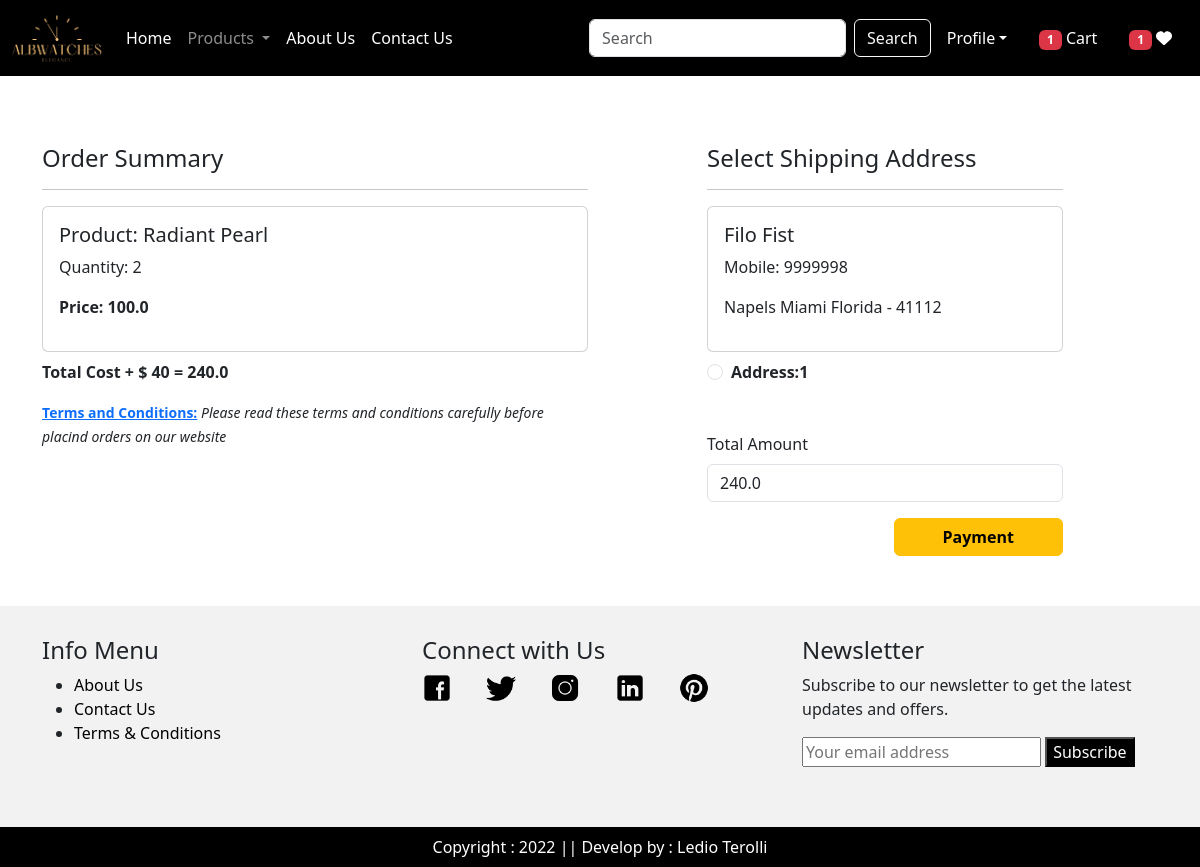
Screenshot of /checkout/ (signed in) with the database file from the repository.
### app/models.py (models this page shows, shortened)
class Cart(models.Model):
    user = models.ForeignKey(User,on_delete=models.CASCADE)
    product = models.ForeignKey(Product,on_delete=models.CASCADE)
    quantity = models.PositiveIntegerField(default=1)

class Product(models.Model):
    title = models.CharField(max_length=100)
    selling_price = models.FloatField()
    discounted_price = models.FloatField()
    description = models.TextField()
    category = models.CharField(choices=CATEGORY_CHOICES, max_length=2)
    product_image = models.ImageField(upload_to='product')

class Customer(models.Model):
    user = models.ForeignKey(User,on_delete=models.CASCADE)
    name = models.CharField(max_length=200)
    locality = models.CharField(max_length=200)
    city = models.CharField(max_length=50)
    mobile = models.IntegerField(default=0)
    zipcode = models.IntegerField()
    state = models.CharField(choices=STATE_CHOICES, max_length=100)

### app/views.py (the view, shortened to what this page needs)
# urls.py: path('checkout/', views.checkout.as_view(), name='checkout'),
@method_decorator(login_required, name='dispatch')
class checkout(View):
    def get(self,request):
        totalitem = 0
        wishitem = 0
        if request.user.is_authenticated:
            totalitem = len(Cart.objects.filter(user=request.user))
            wishitem = len(Wishlist.objects.filter(user=request.user))
        user=request.user
        add=Customer.objects.filter(user=user)
        cart_items=Cart.objects.filter(user=user)
        famount = 0
        for p in cart_items:
            value = p.quantity * p.product.discounted_price
            famount = famount + value
        totalamount = famount + 40
        razoramount = int(totalamount * 100)
        client = razorpay.Client(auth=(settings.RAZOR_KEY_ID, settings.RAZOR_KEY_SECRET))
        data = {"amount": razoramount, "currency": "INR", "receipt": "order_rcptid_12"}
        payment_response = client.order.create(data=data)
        print(payment_response)
        order_id = payment_response['id']
        order_status = payment_response['status']
        return render(request, 'app/checkout.html', locals())

### app/templates/app/checkout.html (shortened to what this page needs)
{% extends "app/base.html" %}
{% load static %}
{% block main-content %}
<div class="container" style="padding-top: 20px; padding-bottom: 50px;">
 <div class="row mt-5">
  <div class = "col-sm-6">
    <h4> Order Summary</h4>
    <hr>
    {% for item in cart_items %}
        <div class = "card mb-2">
         <div class="card-body">
            <h5>Product: {{item.product.title}}</h5>
            <p>Quantity: {{item.quantity}}</p>
            <p class="fw-bold">Price: {{item.product.discounted_price}}</p>
         </div>
        </div>
    {% endfor %}
    <p class="fw-bold"> Total Cost + $ 40 = {{totalamount}}</p>
    <small> <b><a href="{% url "terms" %}">Terms and Conditions:</a></b> <i>Please read these terms and conditions carefully before placind orders on our website</i> </small>
  </div>
  <div class="col-sm-4 offset-sm-1">
    <h4>Select Shipping Address</h4>
    <hr>
    <form method="post" id="myform">
        {% for ad in add  %}
        <div class="card">
            <div class="card-body">
                <h5>{{ad.name}}</h5>
                <p> Mobile: {{ad.mobile}}</p>
                <p>{{ad.locality}} {{ad.city}} {{ad.state}} - {{ad.zipcode}}</p>
            </div>
        </div>
            <div class="form-check mt-2 mb-5">
                <input class="form-check-input" type="radio" name="custid" id="custadd{{forloop.counter}}" value="{{ad.id}}">
                <label class="form-check-label fw-bold" for="custadd{{forloop.counter}}">
                    Address:{{forloop.counter}}</label>
                </div>
        {% endfor %}
                <div class="form-check-mb3">
                    <label for="totamount" class="form-label"> Total Amount </label>
                    <input type="number" class="form-control" name="totamount" value={{totalamount}} readonly>
                </div>
                <div class="text-end">
                    <button id="rzp-button1" type="submit" class="btn btn-warning mt-3 px-5 fw-bold"> Payment</button>
                </div>
            </form>
        </div>
    </div>
</div>
{% endblock main-content%}

### rows the page displays
Cart: product "Radiant Pearl", quantity "2", product.discounted_price "100.0"
Customer: name "Filo Fist", mobile "9999998", locality "Napels", city "Miami", state "Florida", zipcode "41112"

### other values shown
{{ totalitem }} "1"
{{ wishitem }} "1"
{{ totalamount }} "240.0"
